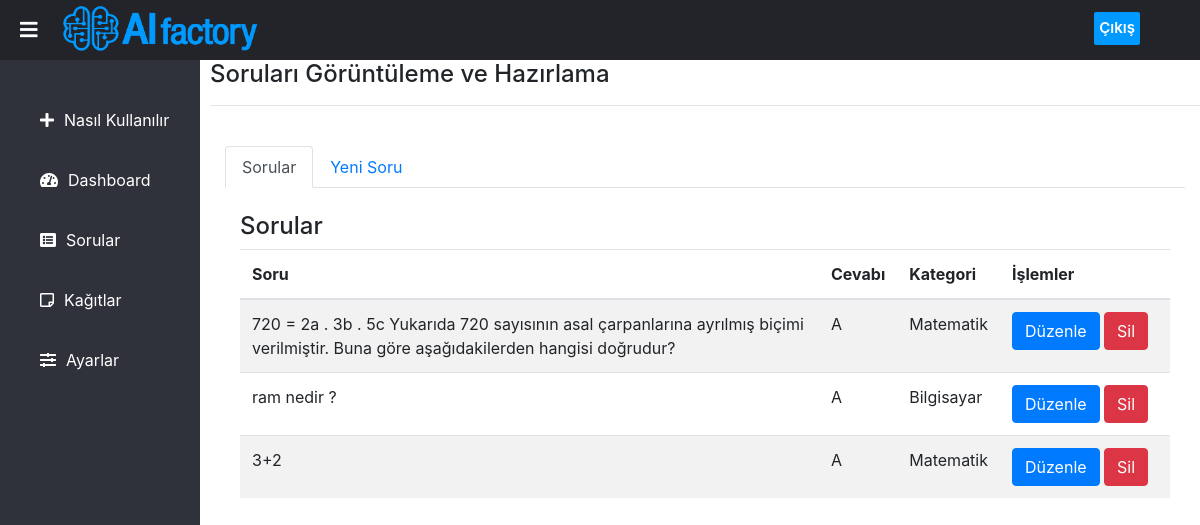
Before: /questions.php (signed in) with the older database file.
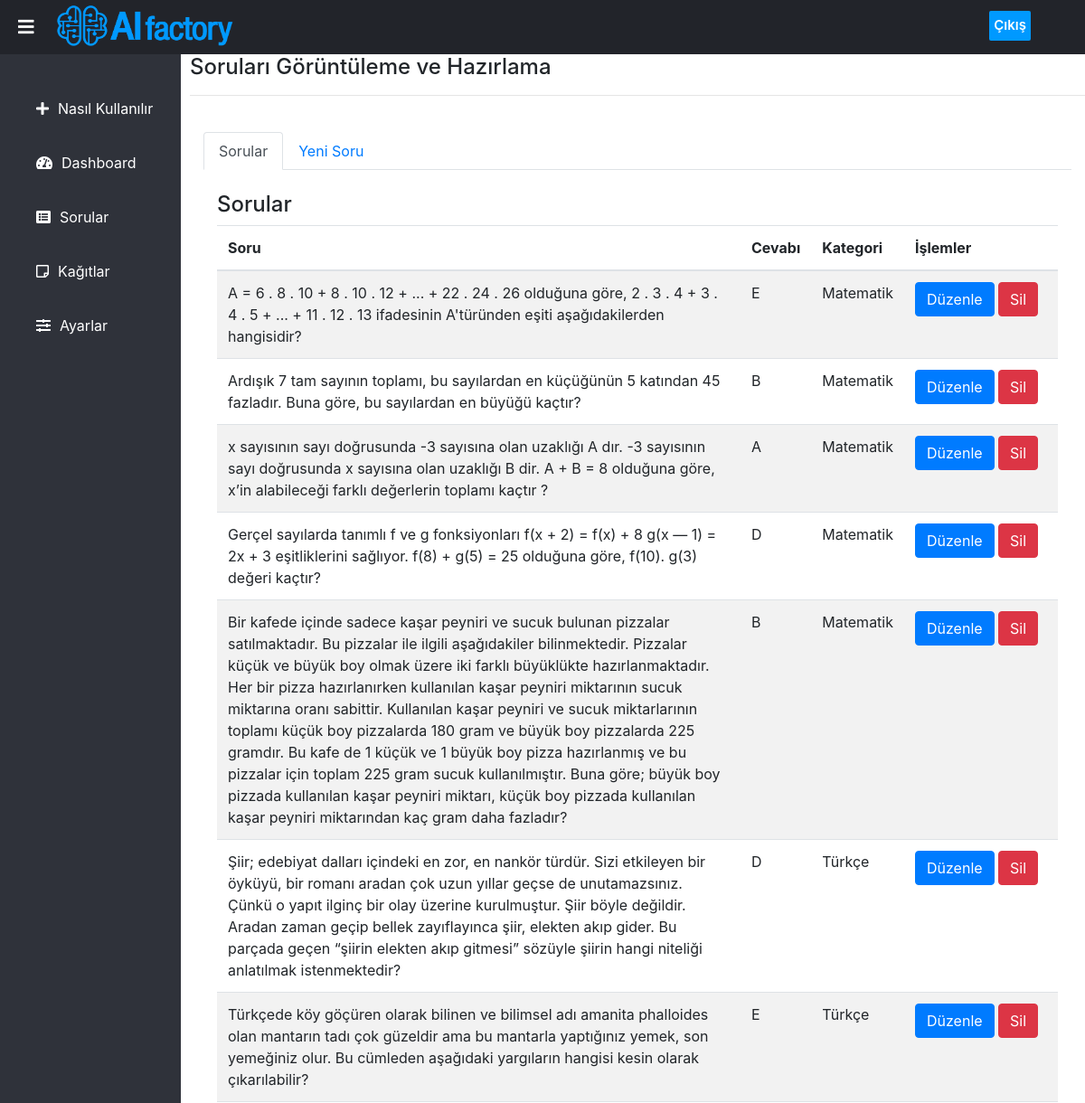
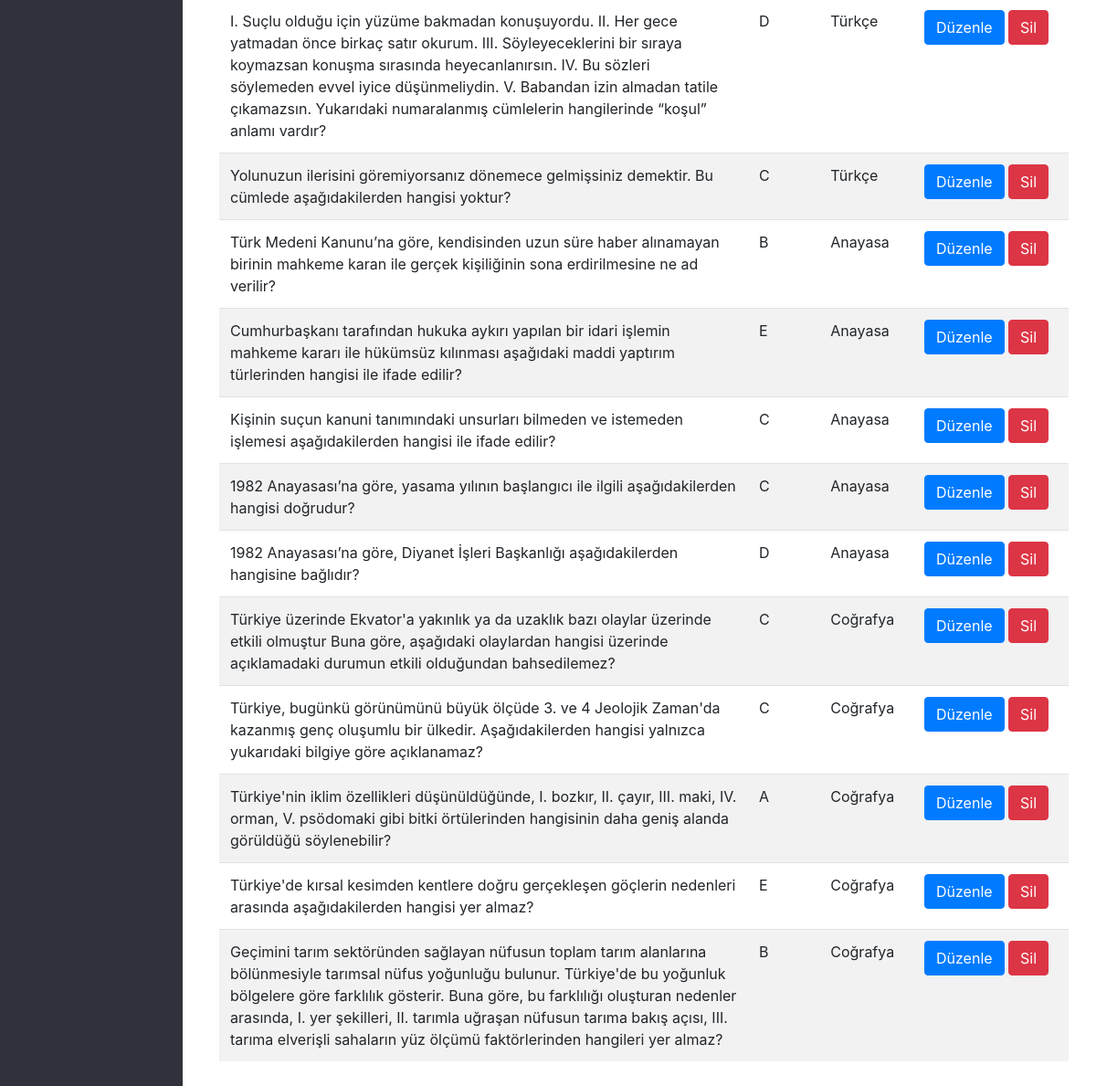
After: the same page with the newer database file (2 pictures, top to bottom).
### tables this page shows
CREATE TABLE `questions` (
  `question_id` int(11) NOT NULL,
  `question` varchar(10000) NOT NULL,
  `answer1` varchar(255) NOT NULL,
  `answer2` varchar(255) NOT NULL,
  `answer3` varchar(255) NOT NULL,
  `answer4` varchar(255) NOT NULL,
  `answer5` varchar(255) NOT NULL,
  `correct_answer` int(1) NOT NULL,
  `category` varchar(50) DEFAULT NULL
);

### questions.php (the view, shortened to what this page needs)
<?php
include_once 'sidebar.php';
require_once "connect.php";
?>
  <div class="content">
    <section>
        <h4>Soruları Görüntüleme ve Hazırlama</h4>
        <hr>
        <div class="container mt-3">
            <br>
            <ul class="nav nav-tabs">
                <li class="nav-item">
                    <a class="nav-link active" data-toggle="tab" href="#home">Sorular</a>
                </li>
                <li class="nav-item">
                    <a class="nav-link" data-toggle="tab" href="#menu1">Yeni Soru</a>
                </li>
            </ul>
            <div class="tab-content">
                <div id="home" class="container tab-pane active"><br>
                    <h4>Sorular</h4>
                    <table class="table table-striped">
                    <thead>
                        <tr>
                            <th scope="col">Soru</th>
                            <th scope="col">Cevabı</th>
                            <th scope="col">Kategori</th>
                            <th scope="col" style="width:170px;">İşlemler</th>
                        </tr>
                    </thead>
                    <tbody>
                        <?php
                            $recordss = mysqli_query ($link,"SELECT * FROM questions");
                            $records = mysqli_query ($link,"SELECT * FROM questions");
                            if($records -> num_rows > 0){
                                while($row = mysqli_fetch_array($records)){
                                    if($row["correct_answer"] == 0){
                                        $letter_answer = "A";
                                    }else if($row["correct_answer"] == 1){
                                        $letter_answer = "B";
                                    }else if($row["correct_answer"] == 2){
                                        $letter_answer = "C";
                                    }else if($row["correct_answer"] == 3){
                                        $letter_answer = "D";
                                    }else{$letter_answer = "E";}
                                    $temp= $row['question_id'];
                        ?>
                        <tr>
                            <td><?php echo $row['question']; ?></td>
                            <td><?php echo $letter_answer; ?></td>
                            <td><?php echo $row['category']; ?></td>
                            <td>
                                <a class="btn btn-primary" href="./components/edit_question.php?questionid=<?php echo $temp; ?>">Düzenle</a>
                                <a class="btn btn-danger" href="./components/delete_question.php?questionid=<?php echo $temp; ?>">Sil</a>
                            </td>
                        <?php
                        }
                           }else{echo "Hiç soru bulunamadı."; }
                        ?>
                    </tbody>
                </table><br>
                </div>
            </div>
        </div>
    </section>
</div>

Changed rows visible on the page:
removed questions: question "ram nedir ?", correct_answer "A", category "Bilgisayar"
changed questions: question "720 = 2a . 3b . 5c Yukarıda 720 sayısının asal çarpanlarına ayrılmış biçimi verilmiştir. Buna göre aşağıdakilerden hangisi doğrudur?" → "A = 6 . 8 . 10 + 8 . 10 . 12 + ... + 22 . 24 . 26 olduğuna göre, 2 . 3 . 4 + 3 . 4 . 5 + ... + 11 . 12 . 13 ifadesinin A'türünden eşiti aşağıdakilerden hangisidir?"; correct_answer "A" → "E"
added questions: question "Ardışık 7 tam sayının toplamı, bu sayılardan en küçüğünün 5 katından 45 fazladır. Buna göre, bu sayılardan en büyüğü kaçtır?", correct_answer "B", category "Matematik"
changed questions: question "3+2" → "x sayısının sayı doğrusunda -3 sayısına olan uzaklığı A dır. -3 sayısının sayı doğrusunda x sayısına olan uzaklığı B dir. A + B = 8 olduğuna göre, x’in alabileceği farklı değerlerin toplamı kaçtır ?"
added questions: question "Gerçel sayılarda tanımlı f ve g fonksiyonları f(x + 2) = f(x) + 8 g(x — 1) = 2x + 3 eşitliklerini sağlıyor. f(8) + g(5) = 25 olduğuna göre, f(10). g(3) değeri kaçtır?", correct_answer "D", category "Matematik"
added questions: question "Bir kafede içinde sadece kaşar peyniri ve sucuk bulunan pizzalar satılmaktadır. Bu pizzalar ile ilgili aşağıdakiler bilinmektedir. Pizzalar küçük ve büyük boy olmak üzere iki farklı büyüklükte hazırlanmaktadır. Her bir pizza hazırlanırken kullanılan kaşar peyniri miktarının sucuk miktarına oranı sabittir. Kullanılan kaşar peyniri ve sucuk miktarlarının toplamı küçük boy pizzalarda 180 gram ve büyük boy pizzalarda 225 gramdır. Bu kafe de 1 küçük ve 1 büyük boy pizza hazırlanmış ve bu pizzalar için toplam 225 gram sucuk kullanılmıştır. Buna göre; büyük boy pizzada kullanılan kaşar peyniri miktarı, küçük boy pizzada kullanılan kaşar peyniri miktarından kaç gram daha fazladır?", correct_answer "B", category "Matematik"
added questions: question "Şiir; edebiyat dalları içindeki en zor, en nankör tür­dür. Sizi etkileyen bir öyküyü, bir romanı aradan çok uzun yıllar geçse de unutamazsınız. Çünkü o yapıt ilginç bir olay üzerine kurulmuştur. Şiir böyle de­ğildir. Aradan zaman geçip bellek zayıflayınca şiir, elekten akıp gider. Bu parçada geçen “şiirin elekten akıp gitmesi” sö­züyle şiirin hangi niteliği anlatılmak istenmek­tedir?", correct_answer "D", category "Türkçe"
added questions: question "Türkçede köy göçüren olarak bilinen ve bilimsel adı amanita phalloides olan mantarın tadı çok güzeldir ama bu mantarla yaptığınız yemek, son yemeğiniz olur. Bu cümleden aşağıdaki yargıların hangisi kesin olarak çıkarılabilir?", correct_answer "E", category "Türkçe"
added questions: question "I. Suçlu olduğu için yüzüme bakmadan konuşu­yordu. II. Her gece yatmadan önce birkaç satır okurum. III. Söyleyeceklerini bir sıraya koymazsan konuşma sırasında heyecanlanırsın. IV. Bu sözleri söylemeden evvel iyice düşünmeliy­din. V. Babandan izin almadan tatile çıkamazsın. Yukarıdaki numaralanmış cümlelerin hangile­rinde “koşul” anlamı vardır?", correct_answer "D", category "Türkçe"
added questions: question "Yolunuzun ilerisini göremiyorsanız dönemece gel­mişsiniz demektir. Bu cümlede aşağıdakilerden hangisi yoktur?", correct_answer "C", category "Türkçe"
added questions: question "Türk Medeni Kanunu’na göre, kendisinden uzun süre haber alınamayan birinin mahkeme karan ile gerçek kişiliğinin sona erdirilmesine ne ad verilir?", correct_answer "B", category "Anayasa"
added questions: question "Cumhurbaşkanı tarafından hukuka aykırı yapılan bir idari işlemin mahkeme kararı ile hükümsüz kılınması aşağıdaki maddi yaptırım türlerinden hangisi ile ifade edilir?", correct_answer "E", category "Anayasa"
added questions: question "Kişinin suçun kanuni tanımındaki unsurları bilmeden ve istemeden işlemesi aşağıdakilerden hangisi ile ifade edilir?", correct_answer "C", category "Anayasa"
added questions: question "1982 Anayasası’na göre, yasama yılının başlangıcı ile ilgili aşağıdakilerden hangisi doğrudur?", correct_answer "C", category "Anayasa"
added questions: question "1982 Anayasası’na göre, Diyanet İşleri Başkanlığı aşağıdakilerden hangisine bağlıdır?", correct_answer "D", category "Anayasa"
added questions: question "Türkiye üzerinde Ekvator'a yakınlık ya da uzaklık bazı olaylar üzerinde etkili olmuştur Buna göre, aşağıdaki olaylardan hangisi üzerinde açıklamadaki durumun etkili olduğundan bahsedilemez?", correct_answer "C", category "Coğrafya"
added questions: question "Türkiye, bugünkü görünümünü büyük ölçüde 3. ve 4 Jeolojik Zaman'da kazanmış genç oluşumlu bir ülkedir. Aşağıdakilerden hangisi yalnızca yukarıdaki bilgiye göre açıklanamaz?", correct_answer "C", category "Coğrafya"
added questions: question "Türkiye'nin iklim özellikleri düşünüldüğünde, I. bozkır, II. çayır, III. maki, IV. orman, V. psödomaki gibi bitki örtülerinden hangisinin daha geniş alanda görüldüğü söylenebilir?", correct_answer "A", category "Coğrafya"
added questions: question "Türkiye'de kırsal kesimden kentlere doğru gerçekleşen göçlerin nedenleri arasında aşağıdakilerden hangisi yer almaz?", correct_answer "E", category "Coğrafya"
added questions: question "Geçimini tarım sektöründen sağlayan nüfusun toplam tarım alanlarına bölünmesiyle tarımsal nüfus yoğunluğu bulunur. Türkiye'de bu yoğunluk bölgelere göre farklılık gösterir. Buna göre, bu farklılığı oluşturan nedenler arasında, I. yer şekilleri, II. tarımla uğraşan nüfusun tarıma bakış açısı, III. tarıma elverişli sahaların yüz ölçümü faktörlerinden hangileri yer almaz?", correct_answer "B", category "Coğrafya"
